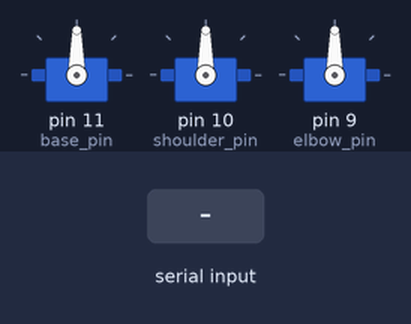
Bench run of a sketch on a simulated Arduino Uno, built with avr-gcc and run on an emulated ATmega328P. On the bench: 3 × servo. The test bench sets the inputs (shaded band). What the sketch prints to the serial monitor is not drawn.

Above: at 1.2 s.
1.3 s: "90,45,200\n" received over Serial
3.7 s: "200\n" received over Serial
At 5.17 s:
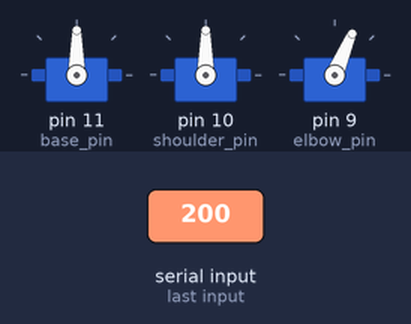
9.7 s: "30,150,10\n" received over Serial
At 11.14 s:
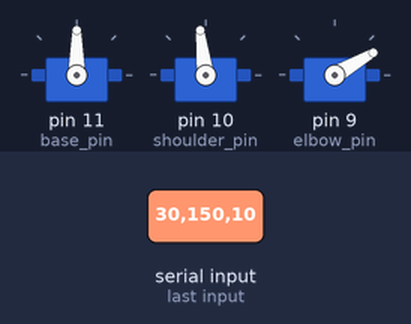
15.3 s: "30,150\n" received over Serial
At 17.28 s:
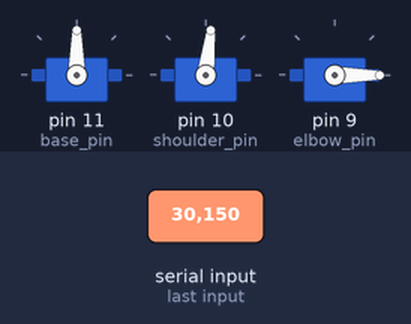
18.3 s: "1,90\n" received over Serial
Timing chart, 0 to 22.3 s (numbered marks = the images above; inputs shaded):
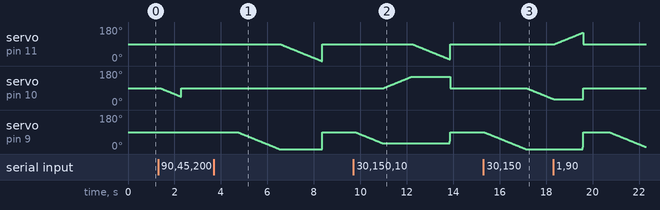

The sketch:

CondensedUserMoveArm.ino
```cpp
#include <Servo.h>

Servo base1;
Servo shoulder1;
Servo elbow1;

int base_pin = 11;
int shoulder_pin = 10;
int elbow_pin = 9;

int base_pose = 90;
int delay1 = 20;

void move(int angle1, int pin_no1){
  //left, back
  if (angle1 > base_pose) {
    Serial.println("Hello angle incrementing");
    for (int i1 = base_pose; i1 <= angle1; i1++){
      switch(pin_no1){
        case 9:
          base1.write(i1);
          delay(delay1);
          break;
        case 10:
          shoulder1.write(i1);
          delay(delay1);
          break;
        case 11:
          elbow1.write(i1);
          delay(delay1);
          break;
        }
    }
  } //right, front
  else if (angle1 < base_pose){
    Serial.println("Hello angle decrementing");
    for (int i2 = base_pose; i2 >= angle1; i2--){
      switch(pin_no1){
        case 9:
          base1.write(i2);
          delay(delay1);
          break;
        case 10:
          shoulder1.write(i2);
          delay(delay1);
          break;
        case 11:
          elbow1.write(i2);
          delay(delay1);
          break;
      }
    }
  }
}

void home_pose(int pin_no2){
  int current_angle = 0;
  switch(pin_no2){
    case 9:
      current_angle = base1.read();
      break;
    case 10:
      current_angle = shoulder1.read();
      break;
    case 11:
      current_angle = elbow1.read();
      break;
  }
  if (current_angle != base_pose){
    if (current_angle > base_pose){
      Serial.println("Hello2 angle decrementing");
      for (int j1 = current_angle; j1 >= base_pose; j1 --){
        switch (pin_no2){
          case 9:
            base1.write(j1);
            break;
          case 10:
            shoulder1.write(j1);
            break;
          case 11:
            elbow1.write(j1);
            break;
        }
      }
    } else if (current_angle < base_pose){
      Serial.println("Hello2 angle incrementing");
        for (int j2 = current_angle; j2 <= base_pose; j2 ++){
          switch (pin_no2){
          case 9:
            base1.write(j2);
            break;
          case 10:
            shoulder1.write(j2);
            break;
          case 11:
            elbow1.write(j2);
            break;
        }
        }
    }
  }
}

void setup(){
  base1.attach(base_pin);
  shoulder1.attach(shoulder_pin);
  elbow1.attach(elbow_pin);

  Serial.begin(9600);

  home_pose(base_pin);
  home_pose(shoulder_pin);
  home_pose(elbow_pin);
//base1.write(90);
//shoulder1.write(90);
//elbow1.write(90);

}

void loop(){
  if (Serial.available()){
    Serial.print("Enter angle for base motor: ");
    int user_base = Serial.parseInt();
    Serial.println(user_base);

    Serial.print("Enter angle for shoulder motor: ");
    int user_shoulder = Serial.parseInt();
    Serial.println(user_shoulder);

    Serial.print("Enter angle for elbow motor: ");
    int user_elbow = Serial.parseInt();
    Serial.println(user_elbow);

    if (user_base >= 0 && user_base <= 180){
      move (user_base, base_pin);
    } else {
      Serial.println("Base Motor Angle out of range");
    }
    if (user_shoulder >= 0 && user_shoulder <= 180){
      move (user_shoulder, shoulder_pin);
    } else {
      Serial.println("Shoulder Motor Angle out of range");
    }
    if (user_elbow >= 0 && user_elbow <= 180){
      move (user_elbow, elbow_pin);
    } else {
      Serial.println("Elbow Motor Angle out of range");
    }
  }
  home_pose(base_pin);
  home_pose(shoulder_pin);
  home_pose(elbow_pin);
}
```

Measured:
- after the input at 3.7 s, servo on pin 10 (shoulder_pin): stays 90° (without the input it goes to 89° after 3.5 s)
- after the input at 9.7 s, servo on pin 10 (shoulder_pin): rises from 90° to 150° in 1.2 s, then falls to 90° in 1.7 s
- after the input at 15.3 s, servo on pin 10 (shoulder_pin): moves from 90° to 32° over 1.1 s, starting after 1.9 s
